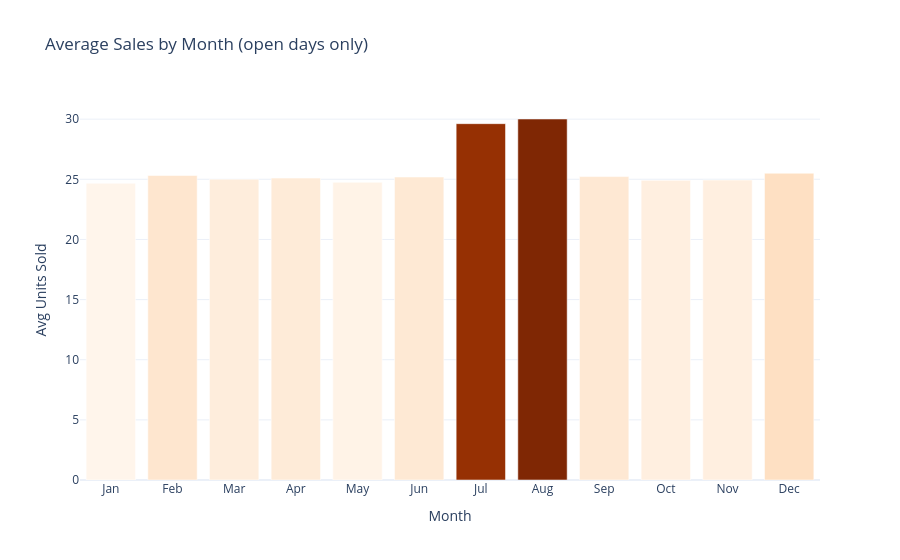

Notebook code cell kept with this figure:
### Code cell
# --- Bar chart: average sales by month ---
avg_by_month = (
    df_open.groupby(["month", "month_name"])["quantite_vendue"]
    .mean()
    .reset_index()
    .rename(columns={"quantite_vendue": "avg_vendu"})
    .sort_values("month")
)

fig = px.bar(
    avg_by_month,
    x="month_name",
    y="avg_vendu",
    category_orders={"month_name": MONTH_ORDER},
    title="Average Sales by Month (open days only)",
    labels={"month_name": "Month", "avg_vendu": "Avg Units Sold"},
    template="plotly_white",
    color="avg_vendu",
    color_continuous_scale="Oranges",
)
fig.update_layout(coloraxis_showscale=False)
fig.show()

### Figure 1 — Plotly figure (JSON) as saved in the notebook; plotly's stock layout.template omitted (floating-point values rounded to 4 significant figures)
{"data": [{"hovertemplate": "Month=%{x}<br>Avg Units Sold=%{marker.color}<extra></extra>", "legendgroup": "", "marker": {"color": [24.67, 25.32, 25.01, 25.1, 24.75, 25.19, 29.62, 30.01, 25.23, 24.91, 24.93, 25.5], "coloraxis": "coloraxis", "pattern": {"shape": ""}}, "name": "", "orientation": "v", "showlegend": false, "textposition": "auto", "type": "bar", "x": ["Jan", "Feb", "Mar", "Apr", "May", "Jun", "Jul", "Aug", "Sep", "Oct", "Nov", "Dec"], "xaxis": "x", "y": [24.67, 25.32, 25.01, 25.1, 24.75, 25.19, 29.62, 30.01, 25.23, 24.91, 24.93, 25.5], "yaxis": "y"}], "layout": {"barmode": "relative", "coloraxis": {"colorbar": {"title": {"text": "Avg Units Sold"}}, "colorscale": [[0.0, "rgb(255,245,235)"], [0.125, "rgb(254,230,206)"], [0.25, "rgb(253,208,162)"], [0.375, "rgb(253,174,107)"], [0.5, "rgb(253,141,60)"], [0.625, "rgb(241,105,19)"], [0.75, "rgb(217,72,1)"], [0.875, "rgb(166,54,3)"], [1.0, "rgb(127,39,4)"]], "showscale": false}, "legend": {"tracegroupgap": 0}, "title": {"text": "Average Sales by Month (open days only)"}, "xaxis": {"anchor": "y", "categoryarray": ["Jan", "Feb", "Mar", "Apr", "May", "Jun", "Jul", "Aug", "Sep", "Oct", "Nov", "Dec"], "categoryorder": "array", "domain": [0.0, 1.0], "title": {"text": "Month"}}, "yaxis": {"anchor": "x", "domain": [0.0, 1.0], "title": {"text": "Avg Units Sold"}}}}
